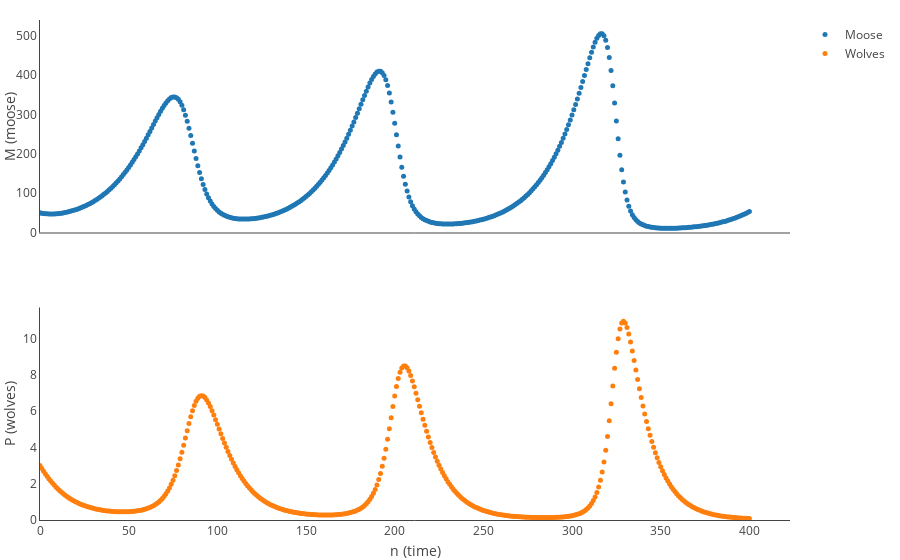

Notebook source saved alongside this figure:
### Markdown cell above
### Same thing, over a longer period of time, so you can see an interesting pattern:

### Code cell
initial_state = (50, 3)
state_list = [initial_state]
for n in range(400):
    next_state = f(*state_list[-1])
    state_list.append(next_state)

points = np.insert(state_list, 0, list(range(len(state_list))), axis=1)

figure, (prey, predators) = plt.make_figure(2, 1, shared_xaxes=True)
prey.axes_labels(None, "M (moose)")
prey.axes_ranges("tozero", "tozero")
predators.axes_labels(r"n (time)", "P (wolves)")
predators.axes_ranges("tozero", "tozero")
prey.timeseries = plt.points(points[:,(0,1)], size=5, name="Moose")
predators.timeseries = plt.points(points[:,(0,2)], size=5, name="Wolves")
figure

### Figure 1 — Plotly figure (JSON) as saved in the notebook; plotly's stock layout.template omitted (floating-point values rounded to 4 significant figures; data arrays with more than 128 entries replaced by an {"elided": "..."} marker saying what was removed)
{"data": [{"marker": {"size": 5}, "mode": "markers", "name": "Moose", "type": "scatter", "x": {"elided": "401 int values"}, "xaxis": "x", "y": {"elided": "401 float values"}, "yaxis": "y"}, {"marker": {"size": 5}, "mode": "markers", "name": "Wolves", "type": "scatter", "x": {"elided": "401 int values"}, "xaxis": "x2", "y": {"elided": "401 float values"}, "yaxis": "y2"}], "layout": {"xaxis": {"anchor": "y", "domain": [0, 1], "matches": "x2", "rangemode": "tozero", "showticklabels": false}, "xaxis2": {"anchor": "y2", "domain": [0, 1], "rangemode": "tozero", "title": {"text": "n (time)"}}, "yaxis": {"anchor": "x", "domain": [0.575, 1], "rangemode": "tozero", "title": {"text": "M (moose)"}}, "yaxis2": {"anchor": "x2", "domain": [0, 0.425], "rangemode": "tozero", "title": {"text": "P (wolves)"}}}}
